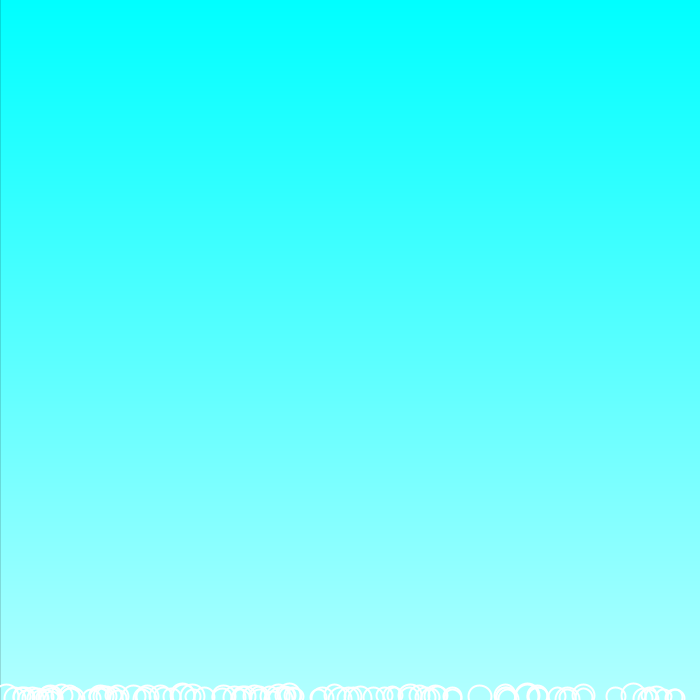
Frame 1 (no input)
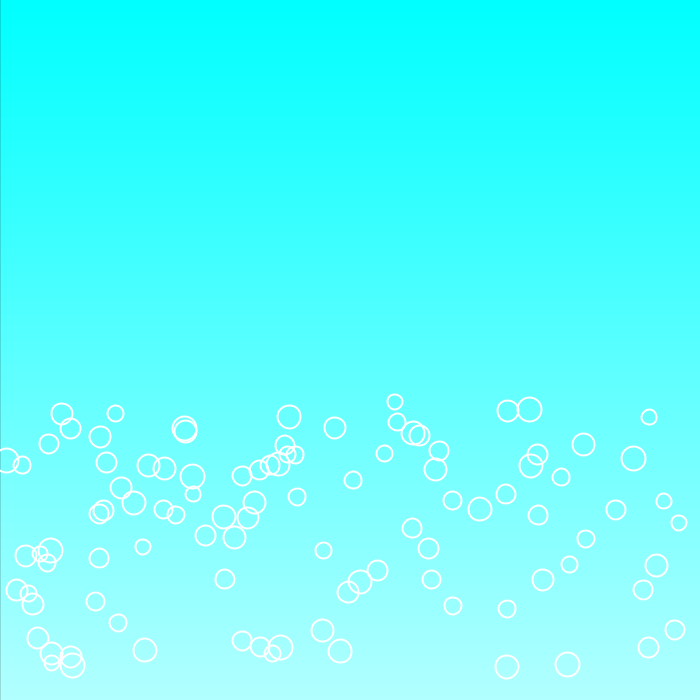
Frame 60 (the mouse pressed at the canvas centre just before this capture)
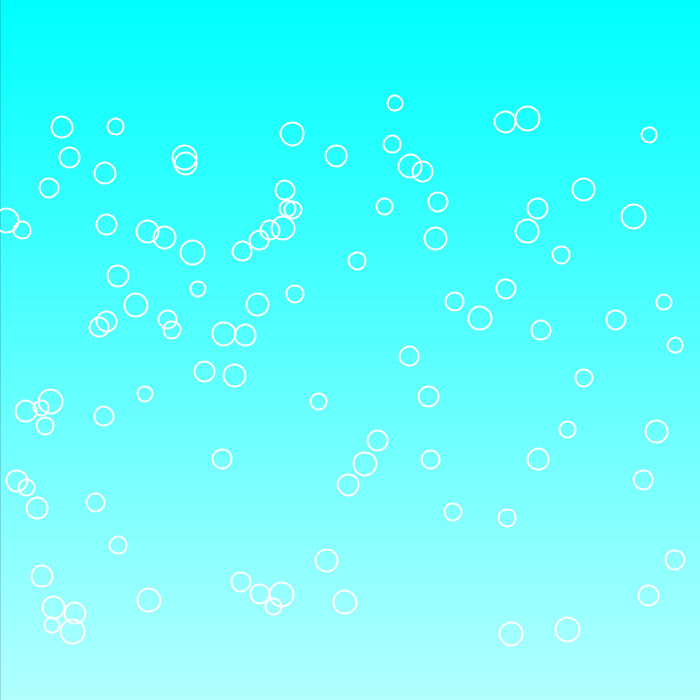
Frame 120 (the mouse held since frame 60 and released just before this capture)

The Processing sketch that drew these frames (run headless with seeded random() and noise(); from frame 60 on, the mouse is pressed at the canvas centre):

// Processing sketch: june
// ── june.pde
ArrayList<Bubble> bubbles = new ArrayList<Bubble>();

void setup() {
    size(700, 700);
    colorMode(HSB, 360, 100, 100);

    for (int i = 0; i < 100; i++) {
        float initX = random(-width / 2, width / 2);

        bubbles.add(new Bubble(initX, height / 2));
    }
}

void draw() {
    translate(width / 2, height / 2);
    background(0);
    strokeWeight(1);
    for(int i = -height / 2; i < height / 2; i++) {
        stroke(180, map(i, -height / 2, height / 2, 100, 30), 100);
        line(-width / 2, i, width / 2, i);
    }

    for(int i = 0; i < bubbles.size(); i++) {
        bubbles.get(i).update();
        bubbles.get(i).display();
        if (!bubbles.get(i).isInDisplay()) {
            bubbles.remove(i);

            float initX = random(-width / 2, width / 2);
            bubbles.add(new Bubble(initX, height / 2));
            i--;
        }
    }
}

void keyPressed() {
    if(key == 's') {
        String timeStamp = str(year()) + nf(month(), 2) + nf(day(), 2) + nf(hour(), 2) + nf(minute(), 2) + nf(second(), 2);
        save("frame/" + timeStamp + ".png");
    }
}

class Bubble {
    float x, y;
    float dx, dy;
    float minDelta = 0.5, maxDelta = 5;
    boolean isDx = false;

    float size;
    float minSize = 15, maxSize = 25;

    int xChangeFrameRate;
    float minXChangeFrameRate = 10, maxXChangeFrameRate = 30;

    Bubble(float _x, float _y) {
        this.x = _x;
        this.y = _y;
        this.size = floor(random(minSize, maxSize));
        this.dx = random(minDelta, maxDelta);
        this.dy = random(minDelta, maxDelta);
        this.xChangeFrameRate = (int)floor(random(minXChangeFrameRate, maxXChangeFrameRate));
    }

    void update() {
        this.y -= this.dy;
        if (frameCount % this.xChangeFrameRate == 0) {
            this.isDx = !this.isDx;
        }
    }

    void display() {
        noFill();
        stroke(0, 0, 100);
        strokeWeight(2);

        if (this.isDx) {
            ellipse(this.x + this.dx, this.y, size, size);
        } else {
            ellipse(this.x, this.y, size, size);
        }
    }

    boolean isInDisplay() {
        return -height / 2 < this.y && this.y < height / 2;
    }
}
